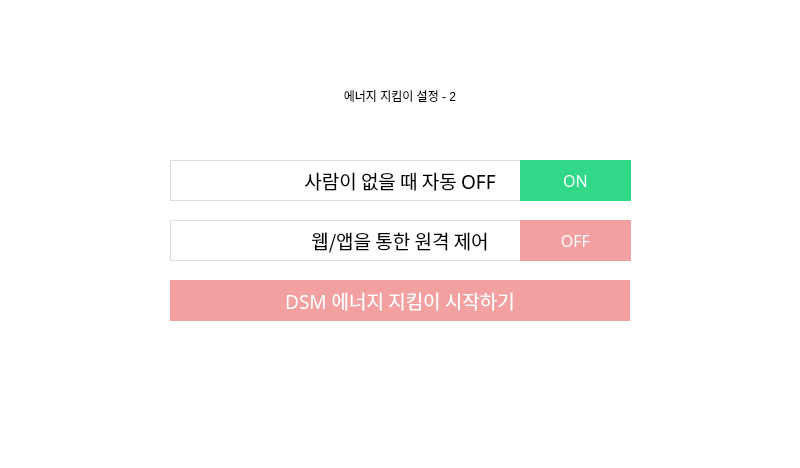
<?xml version="1.0" encoding="UTF-8"?>
<ui version="4.0">
 <class>initialSetupControlSettingWidget</class>
 <widget class="QWidget" name="initialSetupControlSettingWidget">
  <property name="geometry">
   <rect>
    <x>0</x>
    <y>0</y>
    <width>800</width>
    <height>468</height>
   </rect>
  </property>
  <property name="windowTitle">
   <string>Form</string>
  </property>
  <property name="styleSheet">
   <string notr="true">background-color: rgb(255, 255, 255);</string>
  </property>
  <widget class="QLabel" name="settingTextLabel">
   <property name="geometry">
    <rect>
     <x>170</x>
     <y>50</y>
     <width>460</width>
     <height>91</height>
    </rect>
   </property>
   <property name="styleSheet">
    <string notr="true">#settingTextLabel {
font: 25pt &quot;나눔바른펜&quot;;

}</string>
   </property>
   <property name="text">
    <string>에너지 지킴이 설정 - 2</string>
   </property>
   <property name="alignment">
    <set>Qt::AlignCenter</set>
   </property>
  </widget>
  <widget class="QLabel" name="setting1Label">
   <property name="geometry">
    <rect>
     <x>170</x>
     <y>160</y>
     <width>460</width>
     <height>41</height>
    </rect>
   </property>
   <property name="font">
    <font>
     <family>나눔바른펜</family>
     <pointsize>14</pointsize>
    </font>
   </property>
   <property name="styleSheet">
    <string notr="true">#setting1Label {
border: 1px solid #ddd;
}</string>
   </property>
   <property name="text">
    <string>사람이 없을 때 자동 OFF</string>
   </property>
   <property name="alignment">
    <set>Qt::AlignCenter</set>
   </property>
  </widget>
  <widget class="QLabel" name="setting2Label">
   <property name="geometry">
    <rect>
     <x>170</x>
     <y>220</y>
     <width>460</width>
     <height>41</height>
    </rect>
   </property>
   <property name="font">
    <font>
     <family>나눔바른펜</family>
     <pointsize>14</pointsize>
    </font>
   </property>
   <property name="styleSheet">
    <string notr="true">#setting2Label {
border: 1px solid #ddd;
}</string>
   </property>
   <property name="text">
    <string>웹/앱을 통한 원격 제어</string>
   </property>
   <property name="alignment">
    <set>Qt::AlignCenter</set>
   </property>
  </widget>
  <widget class="QPushButton" name="settingFinishButton">
   <property name="geometry">
    <rect>
     <x>170</x>
     <y>280</y>
     <width>460</width>
     <height>41</height>
    </rect>
   </property>
   <property name="font">
    <font>
     <family>나눔바른펜</family>
     <pointsize>14</pointsize>
    </font>
   </property>
   <property name="styleSheet">
    <string notr="true">#settingFinishButton {
background-color:rgb(242, 160, 160);
color: white;
border: none;
}</string>
   </property>
   <property name="text">
    <string>DSM 에너지 지킴이 시작하기</string>
   </property>
  </widget>
  <widget class="QPushButton" name="setting1ToggleButton">
   <property name="geometry">
    <rect>
     <x>520</x>
     <y>160</y>
     <width>111</width>
     <height>41</height>
    </rect>
   </property>
   <property name="font">
    <font>
     <family>나눔바른펜</family>
     <pointsize>12</pointsize>
    </font>
   </property>
   <property name="styleSheet">
    <string notr="true">#setting1ToggleButton {
border:none;
	background-color: rgb(48, 216, 136);
color: white;
}</string>
   </property>
   <property name="text">
    <string>ON</string>
   </property>
  </widget>
  <widget class="QPushButton" name="setting2ToggleButton">
   <property name="geometry">
    <rect>
     <x>520</x>
     <y>220</y>
     <width>111</width>
     <height>41</height>
    </rect>
   </property>
   <property name="font">
    <font>
     <family>나눔바른펜</family>
     <pointsize>12</pointsize>
    </font>
   </property>
   <property name="styleSheet">
    <string notr="true">#setting2ToggleButton {
border:none;
background-color: rgb(242, 160, 160);
color: white;
}</string>
   </property>
   <property name="text">
    <string>OFF</string>
   </property>
  </widget>
 </widget>
 <resources/>
 <connections/>
</ui>
